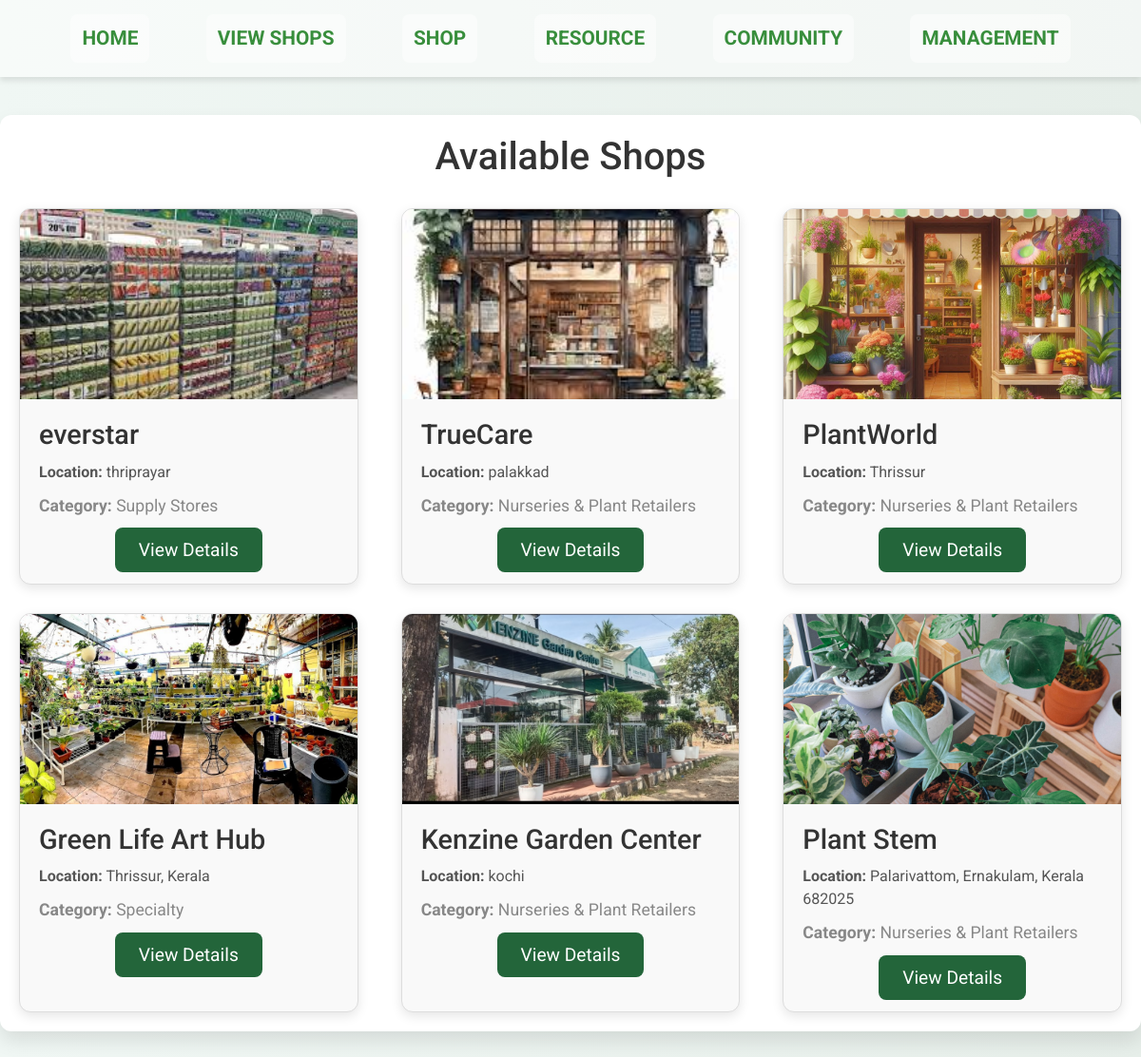
The app's page /user_shoplist/ with its own data.
### garden_app/models.py (models this page shows)
class shop(models.Model):
    name = models.CharField(max_length=100)
    shopid =models.IntegerField(unique=True)
    email =models.EmailField(max_length=100)
    phone =models.CharField(max_length=10)
    description =models.TextField()
    location =models.CharField(max_length=100)
    img =models.ImageField(upload_to='shopimages/')
    category_choices =(
        ('Nurseries & Plant Retailers','Nurseries & Plant Retailers'),
        ('Supply Stores','Supply Stores'),
        ('Specialty','Specialty')
    )
    category =models.CharField(choices=category_choices,max_length=100)
    professional=models.ForeignKey(prof_reg,on_delete=models.CASCADE)

### garden_app/views.py (the view)
# urls.py: path('user_shoplist/',views.user_shoplist,name="user_shoplist"),
def user_shoplist(request):
    shops = shop.objects.all()
    return render(request, 'user_shoplist.html', {'shops': shops})

### garden_app/templates/user_shoplist.html (shortened to what this page needs)
<!DOCTYPE html>
<html lang="en">
<head>
    <link href="https://stackpath.bootstrapcdn.com/bootstrap/4.5.2/css/bootstrap.min.css" rel="stylesheet">
</head>
<body>
    <nav class="navbar navbar-expand-lg navbar-light">
        <a href="{% if request.session.email %}/profhome/{% else %}/userHome/{% endif %}" class="back-button">Home</a>
                    <a  class="back-button" href="/user_shoplist/">View shops</a>
                    <a class="back-button" href="/user_prod/">Shop</a>
                    <a  class="back-button" href="/edu/">Resource</a>
                    <a  class="back-button" href="/community/">Community</a>
                    <a  class="back-button"  href="/tools/">Management</a>
      </nav>
    <div class="wrapper">
        <h1>Available Shops</h1>
        <div class="shop-list">
            {% for s in shops %}
            <div class="shop-card" data-toggle="modal" data-target="#shopModal"
                 data-name="{{ s.name }}"
                 data-location="{{ s.location }}"
                 data-description="{{ s.description }}"
                 data-category="{{ s.category }}"
                 data-img="{{ s.img.url }}">
                <img src="{{ s.img.url }}" alt="{{ s.name }}">
                <div class="content">
                    <h3>{{ s.name }}</h3>
                    <p><strong>Location:</strong> {{ s.location }}</p>
                    <p class="category"><strong>Category:</strong> {{ s.category }}</p>
                    <div class="button-container">
                        <a href="#">View Details</a>
                    </div>
                </div>
            </div>
            {% endfor %}
        </div>
    </div>
</body>
</html>

### garden_app/templates/user_shoplist.html (style rules this page uses)
body { font-family: 'Roboto', sans-serif; background: linear-gradient(to right, #f0f7f4, #e6eee9); margin: 0; padding: 0; }
.wrapper { max-width: 1200px; margin: 40px auto; padding: 20px; background-color: #ffffff; border-radius: 12px; box-shadow: 0 10px 20px rgba(0, 0, 0, 0.1); }
h1 { text-align: center; color: #333; font-size: 2.5rem; margin-bottom: 30px; }
.shop-list { display: flex; flex-wrap: wrap; gap: 30px; justify-content: space-between; }
.shop-card { background: #f9f9f9; border: 1px solid #ddd; border-radius: 12px; overflow: hidden; box-shadow: 0 4px 12px rgba(0, 0, 0, 0.1); width: calc(33.333% - 30px); transition: transform 0.3s ease, box-shadow 0.3s ease; cursor: pointer; display: flex; flex-direction: column; }
.shop-card img { width: 100%; height: 200px; object-fit: cover; transition: opacity 0.3s ease; }
.shop-card .content { padding: 20px; flex-grow: 1; }
.shop-card .content h3 { font-size: 1.8rem; margin: 0 0 10px; color: #333; }
.shop-card .content p { font-size: 1rem; margin: 8px 0; color: #555; line-height: 1.5; }
.shop-card .content .category { font-size: 1.1rem; color: #888; margin-top: 10px; }
.shop-card .content .button-container { margin-top: 20px; text-align: center; }
.shop-card .content .button-container a { padding: 12px 25px; background-color: #23653a; color: white; border-radius: 8px; transition: background-color 0.3s ease; text-decoration: none; font-size: 1.2rem; }
.navbar { background-color: #ffffff83; display: flex; align-items: center; padding: 15px; justify-content: space-evenly; box-shadow: 0 4px 6px rgba(0, 0, 0, 0.1); }
.navbar a { padding: 10px 12px; margin-right: 0; }
.back-button { padding: 10px 12px; background-color: #ffffff83; color: #388e3c !important; font-size: 1.3em; font-weight: bold; text-transform: uppercase; border-radius: 8px; text-decoration: none; transition: background-color 0.3s ease, transform 0.2s; }

### records on screen
shop: img (picture), name "everstar", location "thriprayar", category "Supply Stores"
shop: img (picture), name "TrueCare", location "palakkad", category "Nurseries & Plant Retailers"
shop: img (picture), name "PlantWorld", location "Thrissur", category "Nurseries & Plant Retailers"
shop: img (picture), name "Green Life Art Hub", location "Thrissur, Kerala", category "Specialty"
shop: img (picture), name "Kenzine Garden Center", location "kochi", category "Nurseries & Plant Retailers"
shop: img (picture), name "Plant Stem", location "Palarivattom, Ernakulam, Kerala 682025", category "Nurseries & Plant Retailers"
